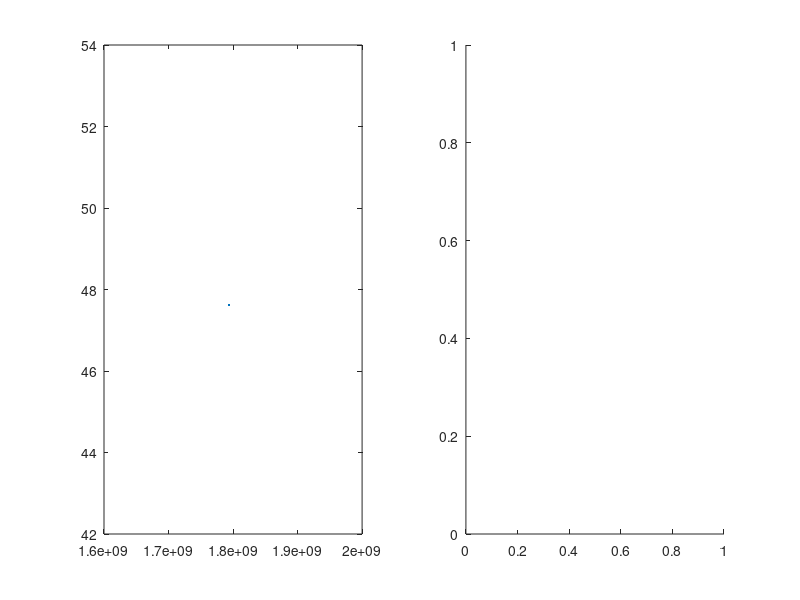

MATLAB code for this plot: (Note: this script raises an error after producing the figure.)
%% Problem 2
w=47.619-47.619*exp(-8.3652*time)
subplot(1,2,1)
plot(time,w)

subplot(1,2,2)
yyaxis left 
plot(time,Speed)

yyaxis right
plot(time,Voltage)
ylim([0,4])
xlim([0,10])
